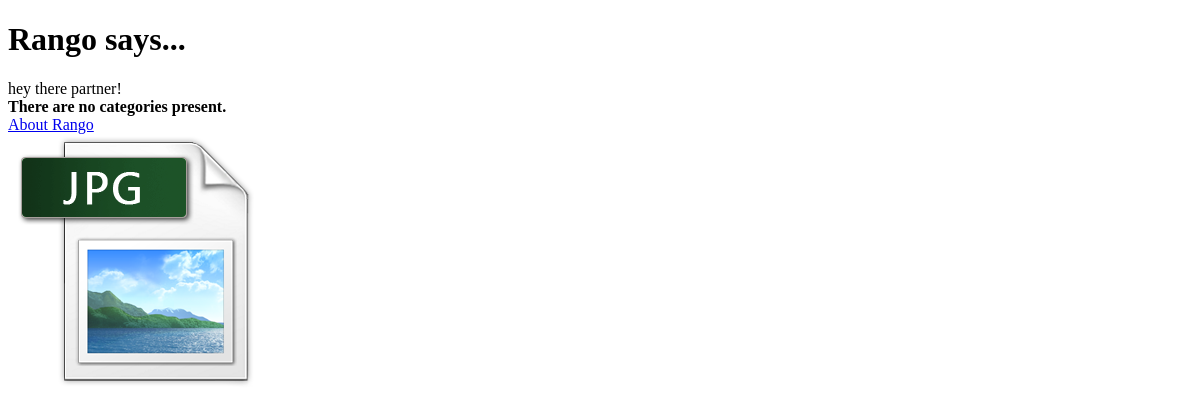
Before: / with the older database file.
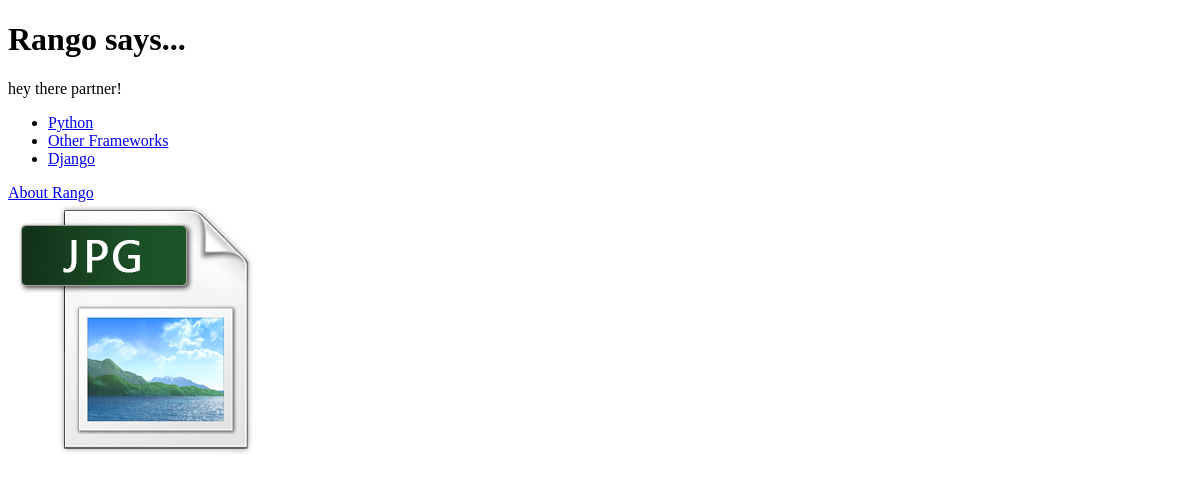
After: the same page with the newer database file.
### rango/models.py (models this page shows, shortened)
class Category(models.Model):
    name = models.CharField(max_length=128, unique=True)
    views = models.IntegerField(default=0)
    likes = models.IntegerField(default=0)
    slug = models.SlugField(default="", unique=True)
    class Meta:
        verbose_name_plural = 'Categories'

### rango/views.py (the view)
# urls.py: url(r'^$', views.index, name='index'),
def index(request):
    category_list = Category.objects.order_by('-likes')[:5]
    context_dict = {'categories': category_list}
    return render(request, 'rango/index.html', context_dict)
    from rango.models import Page

### templates/rango/index.html (shortened to what this page needs)
<!DOCTYPE html>
{% load staticfiles %}
<html>
    <head>
    </head>
	<body>
		<h1>Rango says...</h1>
		<div>hey there partner!</div>
		<div>
		{% if categories %}
		<ul>
			{% for category in categories %}
            <li>
            <a href="/rango/category/{{ category.slug }}">{{ category.name }}</a>
            </li>
            {% endfor %}
		</ul>
		{% else %}
			<strong>There are no categories present.</strong>
		{% endif %}
		</div>
		<div>
			<a href="/rango/about/">About Rango</a><br />
			<img src="{% static "images/jpg.png" %}" alt="Picture of Rango" />
		</div>
	</body>
</html>

Changed rows visible on the page:
added Category: name "Python"
added Category: name "Other Frameworks"
added Category: name "Django"
Other visible differences:
text no longer shown: "There are no categories present."
